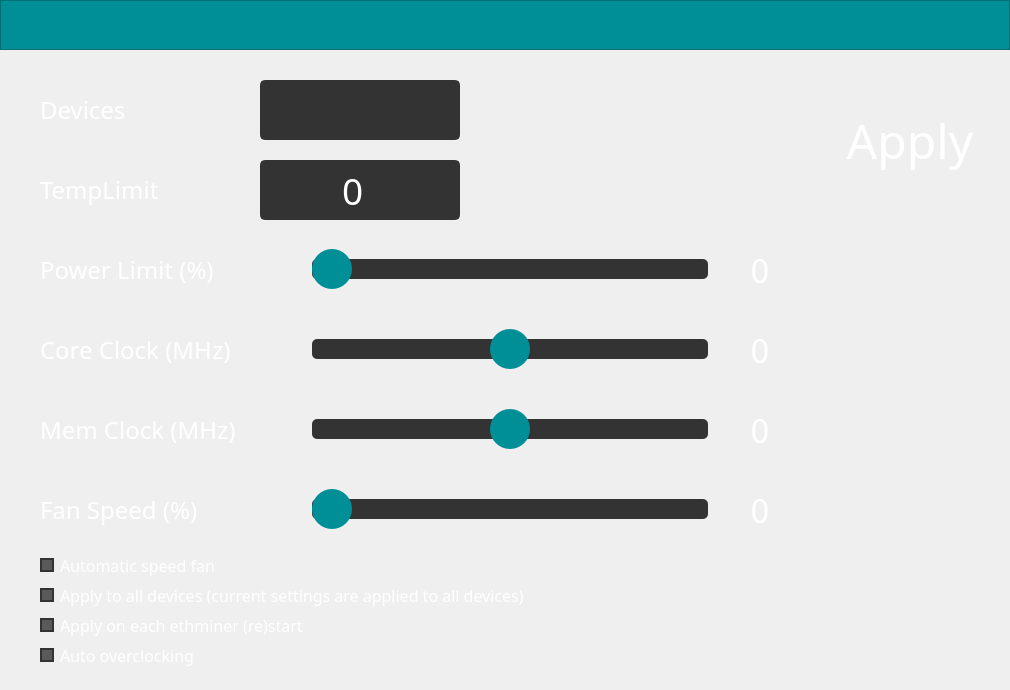
          <widget class="QWidget" name="pageOC">
           <property name="minimumSize">
            <size>
             <width>0</width>
             <height>500</height>
            </size>
           </property>
           <layout class="QGridLayout" name="gridLayout_46">
            <property name="leftMargin">
             <number>0</number>
            </property>
            <property name="topMargin">
             <number>0</number>
            </property>
            <property name="rightMargin">
             <number>0</number>
            </property>
            <property name="bottomMargin">
             <number>0</number>
            </property>
            <property name="spacing">
             <number>0</number>
            </property>
            <item row="0" column="0" colspan="3">
             <widget class="QFrame" name="frameMonitorBar_2">
              <property name="minimumSize">
               <size>
                <width>0</width>
                <height>50</height>
               </size>
              </property>
              <property name="maximumSize">
               <size>
                <width>16777215</width>
                <height>50</height>
               </size>
              </property>
              <property name="styleSheet">
               <string notr="true">background:#008F96;</string>
              </property>
              <property name="frameShape">
               <enum>QFrame::StyledPanel</enum>
              </property>
              <property name="frameShadow">
               <enum>QFrame::Raised</enum>
              </property>
              <layout class="QHBoxLayout" name="horizontalLayout_43">
               <property name="spacing">
                <number>0</number>
               </property>
               <property name="leftMargin">
                <number>0</number>
               </property>
               <property name="topMargin">
                <number>0</number>
               </property>
               <property name="rightMargin">
                <number>0</number>
               </property>
               <property name="bottomMargin">
                <number>0</number>
               </property>
              </layout>
             </widget>
            </item>
            <item row="1" column="0" colspan="2">
             <layout class="QVBoxLayout" name="verticalLayout_2">
              <property name="spacing">
               <number>0</number>
              </property>
              <property name="leftMargin">
               <number>20</number>
              </property>
              <property name="topMargin">
               <number>20</number>
              </property>
              <property name="bottomMargin">
               <number>20</number>
              </property>
              <item>
               <layout class="QHBoxLayout" name="horizontalLayout_7">
                <property name="spacing">
                 <number>20</number>
                </property>
                <property name="leftMargin">
                 <number>20</number>
                </property>
                <item>
                 <widget class="QLabel" name="label_52">
                  <property name="sizePolicy">
                   <sizepolicy hsizetype="Fixed" vsizetype="Preferred">
                    <horstretch>0</horstretch>
                    <verstretch>0</verstretch>
                   </sizepolicy>
                  </property>
                  <property name="minimumSize">
                   <size>
                    <width>200</width>
                    <height>80</height>
                   </size>
                  </property>
                  <property name="font">
                   <font>
                    <family>Berlin Sans FB</family>
                    <pointsize>18</pointsize>
                   </font>
                  </property>
                  <property name="styleSheet">
                   <string notr="true">color : white;</string>
                  </property>
                  <property name="text">
                   <string>Devices</string>
                  </property>
                 </widget>
                </item>
                <item>
                 <widget class="QComboBox" name="comboBoxDevice">
                  <property name="minimumSize">
                   <size>
                    <width>200</width>
                    <height>60</height>
                   </size>
                  </property>
                  <property name="font">
                   <font>
                    <family>Berlin Sans FB</family>
                    <pointsize>12</pointsize>
                   </font>
                  </property>
                  <property name="layoutDirection">
                   <enum>Qt::LeftToRight</enum>
                  </property>
                  <property name="styleSheet">
                   <string notr="true">QComboBox {
	border: 2px solid rgb(51,51,51);
	border-radius: 5px;	
	color:rgb(255,255,255);
	background-color: rgb(51,51,51);
}

QComboBox:hover {
	border: 2px solid rgb(0,143,170);
	border-radius: 5px;	
	color:rgb(255,255,255);
	background-color: rgb(0,143,170);
}

QComboBox:!editable, QComboBox::drop-down:editable {
	background: rgb(51,51,51);
}

QComboBox:!editable:on, QComboBox::drop-down:editable:on {
    background:rgb(51,51,51);
}

QComboBox:on { /* shift the text when the popup opens */
    padding-top: 3px;
    padding-left: 4px;
}

QComboBox::drop-down {
    subcontrol-origin: padding;
    subcontrol-position: top right;
    width: 15px;

}

QComboBox::down-arrow {
    image: url(:icons/icos/arrow.png);
}

QComboBox::down-arrow:on { /* shift the arrow when popup is open */
    top: 1px;
    left: 1px;
}

QComboBox::drop-down {
    background:rgb(51,51,51);
}

</string>
                  </property>
                 </widget>
                </item>
                <item>
                 <spacer name="horizontalSpacer_23">
                  <property name="orientation">
                   <enum>Qt::Horizontal</enum>
                  </property>
                  <property name="sizeHint" stdset="0">
                   <size>
                    <width>40</width>
                    <height>20</height>
                   </size>
                  </property>
                 </spacer>
                </item>
               </layout>
              </item>
              <item>
               <layout class="QHBoxLayout" name="horizontalLayout_38">
                <property name="spacing">
                 <number>20</number>
                </property>
                <property name="leftMargin">
                 <number>20</number>
                </property>
                <item>
                 <widget class="QLabel" name="temperatureLimit">
                  <property name="minimumSize">
                   <size>
                    <width>200</width>
                    <height>80</height>
                   </size>
                  </property>
                  <property name="font">
                   <font>
                    <family>Berlin Sans FB</family>
                    <pointsize>18</pointsize>
                   </font>
                  </property>
                  <property name="styleSheet">
                   <string notr="true">color : white;</string>
                  </property>
                  <property name="text">
                   <string>TempLimit</string>
                  </property>
                 </widget>
                </item>
                <item>
                 <widget class="QSpinBox" name="spinBoxTemperature">
                  <property name="minimumSize">
                   <size>
                    <width>200</width>
                    <height>60</height>
                   </size>
                  </property>
                  <property name="font">
                   <font>
                    <family>Berlin Sans FB</family>
                    <pointsize>28</pointsize>
                   </font>
                  </property>
                  <property name="autoFillBackground">
                   <bool>false</bool>
                  </property>
                  <property name="styleSheet">
                   <string notr="true">QSpinBox { 
	border: 2px solid rgb(51,51,51);
	border-radius: 5px;	
	color:rgb(255,255,255);
	background-color: rgb(51,51,51);
}

QSpinBox::up-arrow { 
	image: url(:icons/icos/arrow.png);
}

QSpinBox::up-button {
	border: none; 
	color:rgb(255,255,255,0);
    border-left-width: 1px;
    border-left-color: darkgray;
}
QSpinBox::up-button:hover { 
	border: 2px solid rgb(0,143,170);
	border-radius: 5px;	
	color:rgb(255,255,255);
}

QSpinBox::down-arrow { 
	image: url(:icons/icos/arrow.png);
}
QSpinBox::down-button {
	border: none; 
	color:rgb(255,255,255,0);
}
QSpinBox::down-button:hover { 
	border: 2px solid rgb(0,143,170);
	border-radius: 5px;	
	color:rgb(255,255,255);
}
</string>
                  </property>
                  <property name="alignment">
                   <set>Qt::AlignCenter</set>
                  </property>
                 </widget>
                </item>
                <item>
                 <spacer name="horizontalSpacer_22">
                  <property name="orientation">
                   <enum>Qt::Horizontal</enum>
                  </property>
                  <property name="sizeHint" stdset="0">
                   <size>
                    <width>100</width>
                    <height>20</height>
                   </size>
                  </property>
                 </spacer>
                </item>
               </layout>
              </item>
              <item>
               <layout class="QHBoxLayout" name="horizontalLayout_39">
                <property name="leftMargin">
                 <number>20</number>
                </property>
                <item>
                 <widget class="QLabel" name="label_50">
                  <property name="sizePolicy">
                   <sizepolicy hsizetype="Fixed" vsizetype="Preferred">
                    <horstretch>0</horstretch>
                    <verstretch>0</verstretch>
                   </sizepolicy>
                  </property>
                  <property name="minimumSize">
                   <size>
                    <width>230</width>
                    <height>80</height>
                   </size>
                  </property>
                  <property name="font">
                   <font>
                    <family>Berlin Sans FB</family>
                    <pointsize>18</pointsize>
                   </font>
                  </property>
                  <property name="styleSheet">
                   <string notr="true">color : white;</string>
                  </property>
                  <property name="text">
                   <string>Power Limit (%)</string>
                  </property>
                 </widget>
                </item>
                <item>
                 <spacer name="horizontalSpacer_10">
                  <property name="orientation">
                   <enum>Qt::Horizontal</enum>
                  </property>
                  <property name="sizeHint" stdset="0">
                   <size>
                    <width>40</width>
                    <height>20</height>
                   </size>
                  </property>
                 </spacer>
                </item>
                <item>
                 <widget class="QSlider" name="horizontalSliderPowerPercent">
                  <property name="sizePolicy">
                   <sizepolicy hsizetype="Expanding" vsizetype="Fixed">
                    <horstretch>255</horstretch>
                    <verstretch>0</verstretch>
                   </sizepolicy>
                  </property>
                  <property name="minimumSize">
                   <size>
                    <width>400</width>
                    <height>45</height>
                   </size>
                  </property>
                  <property name="styleSheet">
                   <string notr="true">QSlider {
    background: rgb(170, 170, 170, 0);
    padding: 2px;
    height: 40px;
}
 
QSlider::groove:horizontal {
    subcontrol-origin: content;
    background: rgb(51,51,51);
    
    /* the groove expands to the size of the slider by default. 
    by giving it a height, it has a fixed size */
    height: 20px;
	border-radius: 5px;
}
 
QSlider::handle:horizontal {
    background-color: #008F96;
    width: 40px;
    border-radius: 20px;
    
    /* handle is placed by default on the contents rect of the groove. 
    Expand outside the groove */
    margin: -10px 0;
}
 
QSlider::sub-page:horizontal {
    background: rgb(51,51,51);
    margin: 5px;
    border-radius: 5px;
}
 
QSlider::add-page:horizontal {
    background: rgb(51,51,51);
    margin: 5px;
    border-radius: 5px;
}</string>
                  </property>
                  <property name="minimum">
                   <number>50</number>
                  </property>
                  <property name="maximum">
                   <number>100</number>
                  </property>
                  <property name="orientation">
                   <enum>Qt::Horizontal</enum>
                  </property>
                 </widget>
                </item>
                <item>
                 <widget class="QLabel" name="labelPowerPercent">
                  <property name="minimumSize">
                   <size>
                    <width>100</width>
                    <height>0</height>
                   </size>
                  </property>
                  <property name="font">
                   <font>
                    <family>Berlin Sans FB</family>
                    <pointsize>24</pointsize>
                   </font>
                  </property>
                  <property name="styleSheet">
                   <string notr="true">color : white;</string>
                  </property>
                  <property name="text">
                   <string>0</string>
                  </property>
                  <property name="alignment">
                   <set>Qt::AlignCenter</set>
                  </property>
                 </widget>
                </item>
               </layout>
              </item>
              <item>
               <layout class="QHBoxLayout" name="horizontalLayout_40">
                <property name="leftMargin">
                 <number>20</number>
                </property>
                <item>
                 <widget class="QLabel" name="label_51">
                  <property name="sizePolicy">
                   <sizepolicy hsizetype="Fixed" vsizetype="Preferred">
                    <horstretch>0</horstretch>
                    <verstretch>0</verstretch>
                   </sizepolicy>
                  </property>
                  <property name="minimumSize">
                   <size>
                    <width>230</width>
                    <height>80</height>
                   </size>
                  </property>
                  <property name="font">
                   <font>
                    <family>Berlin Sans FB</family>
                    <pointsize>18</pointsize>
                   </font>
                  </property>
                  <property name="styleSheet">
                   <string notr="true">color : white;</string>
                  </property>
                  <property name="text">
                   <string>Core Clock (MHz)</string>
                  </property>
                 </widget>
                </item>
                <item>
                 <spacer name="horizontalSpacer_18">
                  <property name="orientation">
                   <enum>Qt::Horizontal</enum>
                  </property>
                  <property name="sizeHint" stdset="0">
                   <size>
                    <width>40</width>
                    <height>20</height>
                   </size>
                  </property>
                 </spacer>
                </item>
                <item>
                 <widget class="QSlider" name="horizontalSliderGpuOffset">
                  <property name="sizePolicy">
                   <sizepolicy hsizetype="Expanding" vsizetype="Fixed">
                    <horstretch>255</horstretch>
                    <verstretch>0</verstretch>
                   </sizepolicy>
                  </property>
                  <property name="minimumSize">
                   <size>
                    <width>200</width>
                    <height>45</height>
                   </size>
                  </property>
                  <property name="styleSheet">
                   <string notr="true">QSlider {
    background: rgb(170, 170, 170, 0);
    padding: 2px;
    height: 40px;
}
 
QSlider::groove:horizontal {
    subcontrol-origin: content;
    background: rgb(51,51,51);
    
    /* the groove expands to the size of the slider by default. 
    by giving it a height, it has a fixed size */
    height: 20px;
	border-radius: 5px;
}
 
QSlider::handle:horizontal {
    background-color: #008F96;
    width: 40px;
    border-radius: 20px;
    
    /* handle is placed by default on the contents rect of the groove. 
    Expand outside the groove */
    margin: -10px 0;
}
 
QSlider::sub-page:horizontal {
    background: rgb(51,51,51);
    margin: 5px;
    border-radius: 5px;
}
 
QSlider::add-page:horizontal {
    background: rgb(51,51,51);
    margin: 5px;
    border-radius: 5px;
}</string>
                  </property>
                  <property name="minimum">
                   <number>-200</number>
                  </property>
                  <property name="maximum">
                   <number>200</number>
                  </property>
                  <property name="orientation">
                   <enum>Qt::Horizontal</enum>
                  </property>
                 </widget>
                </item>
                <item>
                 <widget class="QLabel" name="labelGpuOffset">
                  <property name="minimumSize">
                   <size>
                    <width>100</width>
                    <height>0</height>
                   </size>
                  </property>
                  <property name="font">
                   <font>
                    <family>Berlin Sans FB</family>
                    <pointsize>24</pointsize>
                   </font>
                  </property>
                  <property name="styleSheet">
                   <string notr="true">color : white;</string>
                  </property>
                  <property name="text">
                   <string>0</string>
                  </property>
                  <property name="alignment">
                   <set>Qt::AlignCenter</set>
                  </property>
                 </widget>
                </item>
               </layout>
              </item>
              <item>
               <layout class="QHBoxLayout" name="horizontalLayout_41">
                <property name="leftMargin">
                 <number>20</number>
                </property>
                <item>
                 <widget class="QLabel" name="label_49">
                  <property name="sizePolicy">
                   <sizepolicy hsizetype="Fixed" vsizetype="Preferred">
                    <horstretch>0</horstretch>
                    <verstretch>0</verstretch>
                   </sizepolicy>
                  </property>
                  <property name="minimumSize">
                   <size>
                    <width>230</width>
                    <height>80</height>
                   </size>
                  </property>
                  <property name="font">
                   <font>
                    <family>Berlin Sans FB</family>
                    <pointsize>18</pointsize>
                   </font>
                  </property>
                  <property name="styleSheet">
                   <string notr="true">color : white;</string>
                  </property>
                  <property name="text">
                   <string>Mem Clock (MHz)</string>
                  </property>
                 </widget>
                </item>
                <item>
                 <spacer name="horizontalSpacer_19">
                  <property name="orientation">
                   <enum>Qt::Horizontal</enum>
                  </property>
                  <property name="sizeHint" stdset="0">
                   <size>
                    <width>40</width>
                    <height>20</height>
                   </size>
                  </property>
                 </spacer>
                </item>
                <item>
                 <widget class="QSlider" name="horizontalSliderMemOffset">
                  <property name="sizePolicy">
                   <sizepolicy hsizetype="Expanding" vsizetype="Fixed">
                    <horstretch>255</horstretch>
                    <verstretch>0</verstretch>
                   </sizepolicy>
                  </property>
                  <property name="minimumSize">
                   <size>
                    <width>200</width>
                    <height>45</height>
                   </size>
                  </property>
                  <property name="styleSheet">
                   <string notr="true">QSlider {
    background: rgb(170, 170, 170, 0);
    padding: 2px;
    height: 40px;
}
 
QSlider::groove:horizontal {
    subcontrol-origin: content;
    background: rgb(51,51,51);
    
    /* the groove expands to the size of the slider by default. 
    by giving it a height, it has a fixed size */
    height: 20px;
	border-radius: 5px;
}
 
QSlider::handle:horizontal {
    background-color: #008F96;
    width: 40px;
    border-radius: 20px;
    
    /* handle is placed by default on the contents rect of the groove. 
    Expand outside the groove */
    margin: -10px 0;
}
 
QSlider::sub-page:horizontal {
    background: rgb(51,51,51);
    margin: 5px;
    border-radius: 5px;
}
 
QSlider::add-page:horizontal {
    background: rgb(51,51,51);
    margin: 5px;
    border-radius: 5px;
}</string>
                  </property>
                  <property name="minimum">
                   <number>-1500</number>
                  </property>
                  <property name="maximum">
                   <number>1500</number>
                  </property>
                  <property name="orientation">
                   <enum>Qt::Horizontal</enum>
                  </property>
                 </widget>
                </item>
                <item>
                 <widget class="QLabel" name="labelMemClock">
                  <property name="minimumSize">
                   <size>
                    <width>100</width>
                    <height>0</height>
                   </size>
                  </property>
                  <property name="font">
                   <font>
                    <family>Berlin Sans FB</family>
                    <pointsize>24</pointsize>
                   </font>
                  </property>
                  <property name="styleSheet">
                   <string notr="true">color : white;</string>
                  </property>
                  <property name="text">
                   <string>0</string>
                  </property>
                  <property name="alignment">
                   <set>Qt::AlignCenter</set>
                  </property>
                 </widget>
                </item>
               </layout>
              </item>
              <item>
               <layout class="QHBoxLayout" name="horizontalLayout_42">
                <property name="leftMargin">
                 <number>20</number>
                </property>
                <item>
                 <widget class="QLabel" name="label_53">
                  <property name="sizePolicy">
                   <sizepolicy hsizetype="Fixed" vsizetype="Preferred">
                    <horstretch>0</horstretch>
                    <verstretch>0</verstretch>
                   </sizepolicy>
                  </property>
                  <property name="minimumSize">
                   <size>
                    <width>230</width>
                    <height>80</height>
                   </size>
                  </property>
                  <property name="font">
                   <font>
                    <family>Berlin Sans FB</family>
                    <pointsize>18</pointsize>
                   </font>
                  </property>
                  <property name="styleSheet">
                   <string notr="true">color : white;</string>
                  </property>
                  <property name="text">
                   <string>Fan Speed (%)</string>
                  </property>
                 </widget>
                </item>
                <item>
                 <spacer name="horizontalSpacer_20">
                  <property name="orientation">
                   <enum>Qt::Horizontal</enum>
                  </property>
                  <property name="sizeHint" stdset="0">
                   <size>
                    <width>40</width>
                    <height>20</height>
                   </size>
                  </property>
                 </spacer>
                </item>
                <item>
                 <widget class="QSlider" name="horizontalSliderFanSpeed">
                  <property name="sizePolicy">
                   <sizepolicy hsizetype="Expanding" vsizetype="Fixed">
                    <horstretch>255</horstretch>
                    <verstretch>0</verstretch>
                   </sizepolicy>
                  </property>
                  <property name="minimumSize">
                   <size>
                    <width>200</width>
                    <height>45</height>
                   </size>
                  </property>
                  <property name="styleSheet">
                   <string notr="true">QSlider {
    background: rgb(170, 170, 170, 0);
    padding: 2px;
    height: 40px;
}
 
QSlider::groove:horizontal {
    subcontrol-origin: content;
    background: rgb(51,51,51);
    
    /* the groove expands to the size of the slider by default. 
    by giving it a height, it has a fixed size */
    height: 20px;
	border-radius: 5px;
}
 
QSlider::handle:horizontal {
    background-color: #008F96;
    width: 40px;
    border-radius: 20px;
    
    /* handle is placed by default on the contents rect of the groove. 
    Expand outside the groove */
    margin: -10px 0;
}
 
QSlider::sub-page:horizontal {
    background: rgb(51,51,51);
    margin: 5px;
    border-radius: 5px;
}
 
QSlider::add-page:horizontal {
    background: rgb(51,51,51);
    margin: 5px;
    border-radius: 5px;
}</string>
                  </property>
                  <property name="maximum">
                   <number>100</number>
                  </property>
                  <property name="orientation">
                   <enum>Qt::Horizontal</enum>
                  </property>
                 </widget>
                </item>
                <item>
                 <widget class="QLabel" name="labelFanSpeed">
                  <property name="minimumSize">
                   <size>
                    <width>100</width>
                    <height>0</height>
                   </size>
                  </property>
                  <property name="font">
                   <font>
                    <family>Berlin Sans FB</family>
                    <pointsize>24</pointsize>
                   </font>
                  </property>
                  <property name="styleSheet">
                   <string notr="true">color : white;</string>
                  </property>
                  <property name="text">
                   <string>0</string>
                  </property>
                  <property name="alignment">
                   <set>Qt::AlignCenter</set>
                  </property>
                 </widget>
                </item>
               </layout>
              </item>
              <item>
               <layout class="QVBoxLayout" name="verticalLayout_19">
                <property name="leftMargin">
                 <number>20</number>
                </property>
                <item>
                 <widget class="QCheckBox" name="checkBoxAutoSpeedFan">
                  <property name="enabled">
                   <bool>true</bool>
                  </property>
                  <property name="minimumSize">
                   <size>
                    <width>0</width>
                    <height>30</height>
                   </size>
                  </property>
                  <property name="font">
                   <font>
                    <family>Berlin Sans FB</family>
                    <pointsize>12</pointsize>
                   </font>
                  </property>
                  <property name="styleSheet">
                   <string notr="true">QCheckBox {
    color:rgb(255,255,255);
}

QCheckBox::indicator {
    width: 10px;
    height: 10px;
}

QCheckBox::indicator:unchecked {
    border:2px solid rgb(51,51,51);
	background:rgb(91,90,90);
}

QCheckBox::indicator:unchecked:pressed {
	border:2px solid rgb(51,51,51);
   	background:rgb(0,143,170);
}

QCheckBox::indicator:checked {
	background-color:rgb(0,143,170);
    border: 2px solid rgb(51,51,51);
}

QCheckBox::indicator:checked:pressed {
    border:2px solid rgb(51,51,51);
	background:rgb(91,90,90);
}

</string>
                  </property>
                  <property name="text">
                   <string>Automatic speed fan</string>
                  </property>
                 </widget>
                </item>
                <item>
                 <widget class="QCheckBox" name="checkBoxAllDevices">
                  <property name="minimumSize">
                   <size>
                    <width>0</width>
                    <height>30</height>
                   </size>
                  </property>
                  <property name="font">
                   <font>
                    <family>Berlin Sans FB</family>
                    <pointsize>12</pointsize>
                   </font>
                  </property>
                  <property name="styleSheet">
                   <string notr="true">QCheckBox {
    color:rgb(255,255,255);
}

QCheckBox::indicator {
    width: 10px;
    height: 10px;
}

QCheckBox::indicator:unchecked {
    border:2px solid rgb(51,51,51);
	background:rgb(91,90,90);
}

QCheckBox::indicator:unchecked:pressed {
	border:2px solid rgb(51,51,51);
   	background:rgb(0,143,170);
}

QCheckBox::indicator:checked {
	background-color:rgb(0,143,170);
    border: 2px solid rgb(51,51,51);
}

QCheckBox::indicator:checked:pressed {
    border:2px solid rgb(51,51,51);
	background:rgb(91,90,90);
}

</string>
                  </property>
                  <property name="text">
                   <string>Apply to all devices (current settings are applied to all devices)</string>
                  </property>
                 </widget>
                </item>
                <item>
                 <widget class="QCheckBox" name="checkBoxOCMinerStart">
                  <property name="minimumSize">
                   <size>
                    <width>0</width>
                    <height>30</height>
                   </size>
                  </property>
                  <property name="font">
                   <font>
                    <family>Berlin Sans FB</family>
                    <pointsize>12</pointsize>
                   </font>
                  </property>
                  <property name="styleSheet">
                   <string notr="true">QCheckBox {
    color:rgb(255,255,255);
}

QCheckBox::indicator {
    width: 10px;
    height: 10px;
}

QCheckBox::indicator:unchecked {
    border:2px solid rgb(51,51,51);
	background:rgb(91,90,90);
}

QCheckBox::indicator:unchecked:pressed {
	border:2px solid rgb(51,51,51);
   	background:rgb(0,143,170);
}

QCheckBox::indicator:checked {
	background-color:rgb(0,143,170);
    border: 2px solid rgb(51,51,51);
}

QCheckBox::indicator:checked:pressed {
    border:2px solid rgb(51,51,51);
	background:rgb(91,90,90);
}

</string>
                  </property>
                  <property name="text">
                   <string>Apply on each ethminer (re)start</string>
                  </property>
                 </widget>
                </item>
                <item>
                 <widget class="QCheckBox" name="checkBoxAutoOC">
                  <property name="minimumSize">
                   <size>
                    <width>0</width>
                    <height>30</height>
                   </size>
                  </property>
                  <property name="font">
                   <font>
                    <family>Berlin Sans FB</family>
                    <pointsize>12</pointsize>
                   </font>
                  </property>
                  <property name="styleSheet">
                   <string notr="true">QCheckBox {
    color:rgb(255,255,255);
}

QCheckBox::indicator {
    width: 10px;
    height: 10px;
}

QCheckBox::indicator:unchecked {
    border:2px solid rgb(51,51,51);
	background:rgb(91,90,90);
}

QCheckBox::indicator:unchecked:pressed {
	border:2px solid rgb(51,51,51);
   	background:rgb(0,143,170);
}

QCheckBox::indicator:checked {
	background-color:rgb(0,143,170);
    border: 2px solid rgb(51,51,51);
}

QCheckBox::indicator:checked:pressed {
    border:2px solid rgb(51,51,51);
	background:rgb(91,90,90);
}

</string>
                  </property>
                  <property name="text">
                   <string>Auto overclocking</string>
                  </property>
                 </widget>
                </item>
               </layout>
              </item>
             </layout>
            </item>
            <item row="1" column="2">
             <layout class="QVBoxLayout" name="verticalLayout_20">
              <property name="topMargin">
               <number>20</number>
              </property>
              <item>
               <widget class="QPushButton" name="pushButtonOCPageApply">
                <property name="minimumSize">
                 <size>
                  <width>200</width>
                  <height>140</height>
                 </size>
                </property>
                <property name="font">
                 <font>
                  <family>Berlin Sans FB</family>
                  <pointsize>36</pointsize>
                 </font>
                </property>
                <property name="styleSheet">
                 <string notr="true">QPushButton {
	border: none;
	background-color: rgba(0,0,0,0);
	color : white;
}
QPushButton:hover {
	background-color: rgb(51,51,51);
}
QPushButton:pressed {	
	background-color: #7A0000;
}</string>
                </property>
                <property name="text">
                 <string>Apply</string>
                </property>
               </widget>
              </item>
              <item>
               <spacer name="verticalSpacer_2">
                <property name="orientation">
                 <enum>Qt::Vertical</enum>
                </property>
                <property name="sizeHint" stdset="0">
                 <size>
                  <width>20</width>
                  <height>40</height>
                 </size>
                </property>
               </spacer>
              </item>
             </layout>
            </item>
           </layout>
          </widget>
